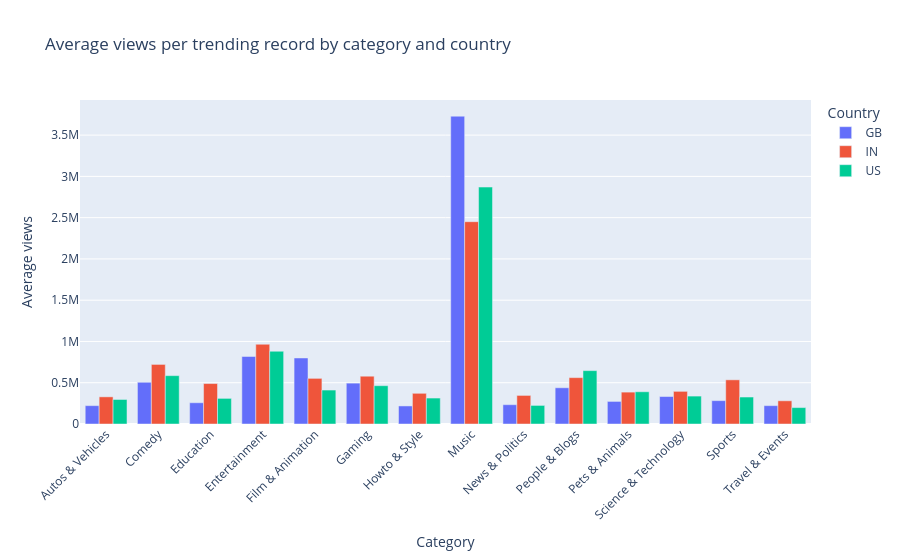

Here is the notebook cell this chart was saved with:
### Markdown cell above
**Interpretation:** In the sampled records, likes generally increase with views, while a relatively small number of videos reach especially high view and like counts. The category colors and hover labels make it possible to explore individual videos and compare category patterns. A scatter plot fits because views and likes are both numerical variables, and it reveals their relationship while color distinguishes categories.

### Code cell
category_country_views = (
    video_data.groupby(["category_name", "country"], as_index=False)["views"]
    .mean()
)

category_country_fig = px.bar(
    category_country_views,
    x="category_name",
    y="views",
    color="country",
    barmode="group",
    hover_data={"views": ":,"},
    title="Average views per trending record by category and country",
    labels={
        "category_name": "Category",
        "views": "Average views",
        "country": "Country",
    },
)
category_country_fig.update_layout(xaxis_tickangle=-45)
category_country_fig.show()

### Figure 1 — Plotly figure (JSON) as saved in the notebook; plotly's stock layout.template omitted (floating-point values rounded to 4 significant figures)
{"data": [{"alignmentgroup": "True", "hovertemplate": "Country=GB<br>Category=%{x}<br>Average views=%{y:,}<extra></extra>", "legendgroup": "GB", "marker": {"color": "#636efa", "pattern": {"shape": ""}}, "name": "GB", "offsetgroup": "GB", "orientation": "v", "showlegend": true, "textposition": "auto", "type": "bar", "x": ["Autos & Vehicles", "Comedy", "Education", "Entertainment", "Film & Animation", "Gaming", "Howto & Style", "Music", "News & Politics", "People & Blogs", "Pets & Animals", "Science & Technology", "Sports", "Travel & Events"], "xaxis": "x", "y": [222300.0, 505500.0, 257600.0, 818000.0, 800000.0, 495200.0, 218800.0, 3729000.0, 234000.0, 439000.0, 273600.0, 332900.0, 283000.0, 222300.0], "yaxis": "y"}, {"alignmentgroup": "True", "hovertemplate": "Country=IN<br>Category=%{x}<br>Average views=%{y:,}<extra></extra>", "legendgroup": "IN", "marker": {"color": "#EF553B", "pattern": {"shape": ""}}, "name": "IN", "offsetgroup": "IN", "orientation": "v", "showlegend": true, "textposition": "auto", "type": "bar", "x": ["Autos & Vehicles", "Comedy", "Education", "Entertainment", "Film & Animation", "Gaming", "Howto & Style", "Music", "News & Politics", "People & Blogs", "Pets & Animals", "Science & Technology", "Sports", "Travel & Events"], "xaxis": "x", "y": [329000.0, 721900.0, 490200.0, 966200.0, 552900.0, 578900.0, 371900.0, 2451000.0, 346200.0, 561800.0, 386300.0, 395600.0, 535200.0, 281000.0], "yaxis": "y"}, {"alignmentgroup": "True", "hovertemplate": "Country=US<br>Category=%{x}<br>Average views=%{y:,}<extra></extra>", "legendgroup": "US", "marker": {"color": "#00cc96", "pattern": {"shape": ""}}, "name": "US", "offsetgroup": "US", "orientation": "v", "showlegend": true, "textposition": "auto", "type": "bar", "x": ["Autos & Vehicles", "Comedy", "Education", "Entertainment", "Film & Animation", "Gaming", "Howto & Style", "Music", "News & Politics", "People & Blogs", "Pets & Animals", "Science & Technology", "Sports", "Travel & Events"], "xaxis": "x", "y": [297100.0, 585800.0, 310400.0, 881300.0, 411300.0, 464000.0, 314400.0, 2870000.0, 225100.0, 646600.0, 390600.0, 338100.0, 326700.0, 198900.0], "yaxis": "y"}], "layout": {"barmode": "group", "legend": {"title": {"text": "Country"}, "tracegroupgap": 0}, "title": {"text": "Average views per trending record by category and country"}, "xaxis": {"anchor": "y", "domain": [0, 1], "tickangle": -45, "title": {"text": "Category"}}, "yaxis": {"anchor": "x", "domain": [0, 1], "title": {"text": "Average views"}}}}
